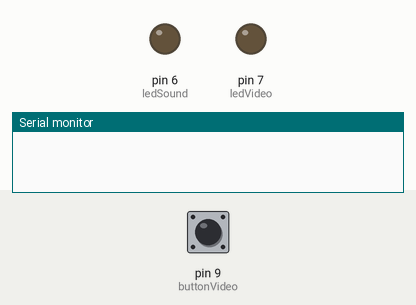
A sketch run on a simulated Arduino Uno, built with avr-gcc and run on an emulated ATmega328P. On the bench: output pins drawn as LEDs (lit = HIGH), the last lines printed to the serial monitor. The test bench sets the inputs (shaded band); at power-on: pin 9 (buttonVideo) LOW.

Above: at 1.4 s.
1.5 s: pin 9 (buttonVideo) pulled HIGH for 0.25 s
At 1.7 s:
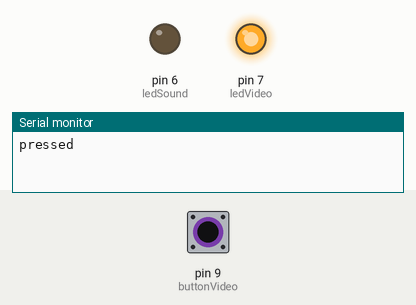
3.3 s: pin 9 (buttonVideo) pulled HIGH for 3.2 s
At 8.0 s:
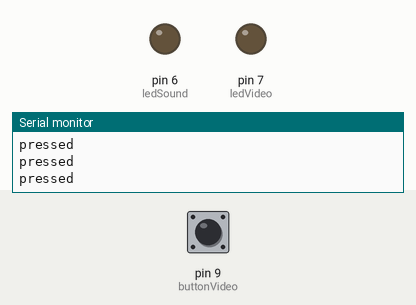
Timing chart, 0 to 9.5 s (numbered marks = the images above; inputs shaded):
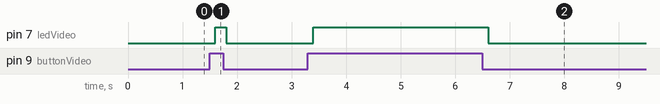

Measured:
- after the input at 1.5 s, pin 7 (ledVideo): LOW → HIGH after 0.10 s, → LOW 0.20 s later
- after the input at 3.3 s, pin 7 (ledVideo): LOW → HIGH after 0.10 s, → LOW 3.2 s later

The sketch:

Buttons.ino
```cpp
    #include <SoftwareSerial.h>
#include <SD.h>
#include <Wire.h>
#include "RTClib.h"

RTC_DS1307 rtc;

#define CHIP_SELECT 10                         // For an Uno it's 10

SoftwareSerial SoftSerial(8, 7);
File logfile;

// these constants describe the pins. They won't change:
const int groundpin = 18;             // analog input pin 4 -- ground
const int powerpin = 19;              // analog input pin 5 -- voltage
const int buttonSound = 8;     // the number of the pushbutton pin
const int buttonVideo = 9;     // the number of the pushbutton pin

const int ledSound =  6;      // the number of the LED pin
const int ledVideo = 7;

// button variables
unsigned long lastDebounceSound = 0;
unsigned long lastDebounceVideo = 0;
unsigned long debounceDelay = 150;


void setup() {
  // initialize the serial communications
  Serial.begin(9600);

  // LED pin
  pinMode(ledSound, OUTPUT);
  pinMode(ledVideo, OUTPUT);

  // initialize the pushbutton pin as an input:
  pinMode(buttonSound, INPUT);
  pinMode(buttonVideo, INPUT);
}

unsigned long handleButton(int button, int led){

      // read Button
    int buttonState = digitalRead(button);

    // While button is high, play
    if (buttonState == HIGH) {
        digitalWrite(led, HIGH);
        Serial.println("pressed");
      }
      else{
        digitalWrite(led, LOW);
        //Serial.println("un-pressed");
      }
    return millis();
  }

void loop() {

  if((millis() - lastDebounceSound) > debounceDelay){

    lastDebounceSound = handleButton(buttonSound, ledSound);
  }

  if((millis() - lastDebounceVideo) > debounceDelay){

    lastDebounceVideo = handleButton(buttonVideo, ledVideo);

  }


  // delay before next reading:
  delay(100);

}
```
